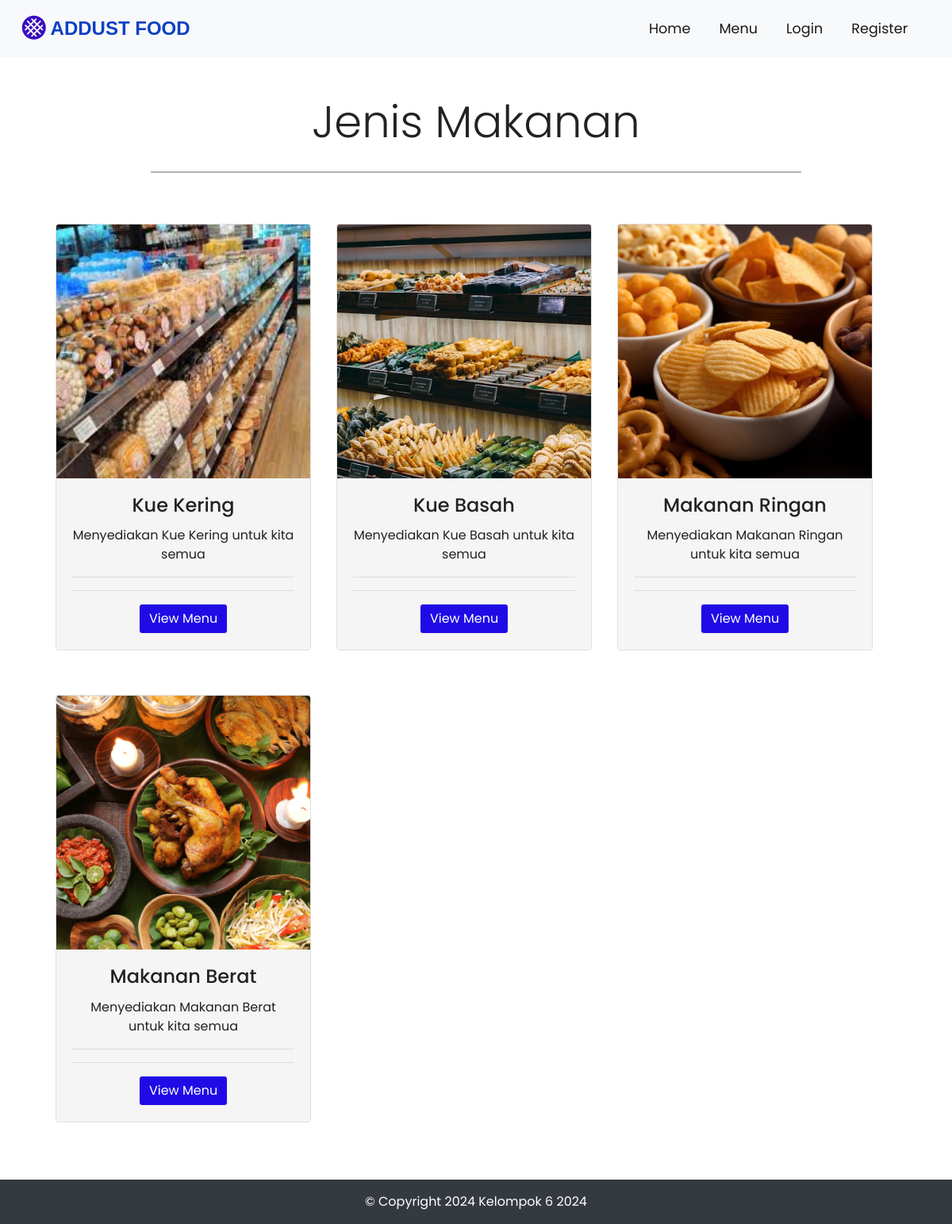
The app's page /index.php/restaurant with its own data.
### tables this page shows
CREATE TABLE `restaurants` (
  `r_id` int(11) NOT NULL,
  `c_id` int(11) NOT NULL,
  `name` varchar(255) NOT NULL,
  `email` varchar(255) NOT NULL,
  `phone` varchar(255) NOT NULL,
  `url` varchar(255) NOT NULL,
  `o_hr` varchar(255) NOT NULL,
  `c_hr` varchar(255) NOT NULL,
  `o_days` varchar(255) NOT NULL,
  `address` text NOT NULL,
  `img` text NOT NULL
);

### application/controllers/Restaurant.php (called while the page is built, shortened)
<?php
class Restaurant extends CI_Controller {
	public function index()
	{
		$this->load->model('Store_model');
		$stores= $this->Store_model->getResInfo();
		$data['stores'] = $stores;
		$this->load->view('front/partials/header');
		$this->load->view('front/restaurant',$data);
		$this->load->view('front/partials/footer');
	}
}

### index.php (called while the page is built, shortened)
<?php
require_once BASEPATH.'core/CodeIgniter.php';

### application/models/Store_model.php (called while the page is built, shortened)
<?php
class Store_model extends CI_Model {
    public function getResInfo() {
        $this->db->select('*');
        $this->db->from('restaurants');
        $this->db->join('res_category','restaurants.c_id = res_category.c_id');
        $result = $this->db->get()->result_array();
        return $result;
    }
}

### application/views/front/restaurant.php (the view, shortened to what this page needs)
<div class="container-fluid padding">
    <div class="row welcome text-center welcome">
        <div class="col-12">
            <h1 class="display-4">Jenis Makanan</h1>
        </div>
        <hr>
    </div>
</div>
<div class="container text-center padding dish-card">
    <div class="row container">
        <?php if(!empty($stores)) { ?>
        <?php foreach($stores as $store) { ?>
        <div class="col-md-6 col-lg-4 d-flex align-items-stretch">
            <div class="card mb-4 shadow-sm">
                <?php $image = $store['img'];?>
                <img class="card-img-top" src="<?php echo base_url().'public/uploads/restaurant/thumb/'.$image; ?>">
                <div class="card-body">
                    <h4 class="card-title"><?php echo $store['name']; ?></h4>
                    <p class="card-text mb-0"><?php echo $store['address']; ?></p>
                    <hr>
                    <hr>
                    <a href="<?php echo base_url().'dish/list/'.$store['r_id']; ?>" class="btn btn-primary">View
                        Menu</a>
                </div>
            </div>
        </div>
        <?php } ?>
        <?php } else { ?>
        <h1>No records found</h1>
        <?php } ?>
    </div>
</div>

### assets/css/style.css (style rules this page uses)
html, body { height: 100%; width: 100%; font-family: "Poppins", sans-serif; color: #222; }
.btn-primary { background-color: #200ae6; border: 1px solid #efefef; }
.padding { padding-left: 1.5rem; padding-right: 1.5rem; padding-bottom: 2rem; }
.welcome { width: 75%; margin: 0 auto; padding-top: 2rem; }
.welcome hr { border-top: 2px solid #b4b4b4; width: 95%; margin-top: 0.3rem; margin-bottom: 1rem; }
.dish-card .card-img-top { width: 100%; height: 40vh; object-fit: cover; }
.dish-card .card-body { background-color: #f5f5f5; }
[class*="col-"] { padding: 1rem; }

### records on screen
restaurants: img (picture), name "Kue Kering", address "Menyediakan Kue Kering untuk kita semua"
restaurants: img (picture), name "Kue Basah", address "Menyediakan Kue Basah untuk kita semua"
restaurants: img (picture), name "Makanan Ringan", address "Menyediakan Makanan Ringan untuk kita semua"
restaurants: img (picture), name "Makanan Berat", address "Menyediakan Makanan Berat untuk kita semua"
